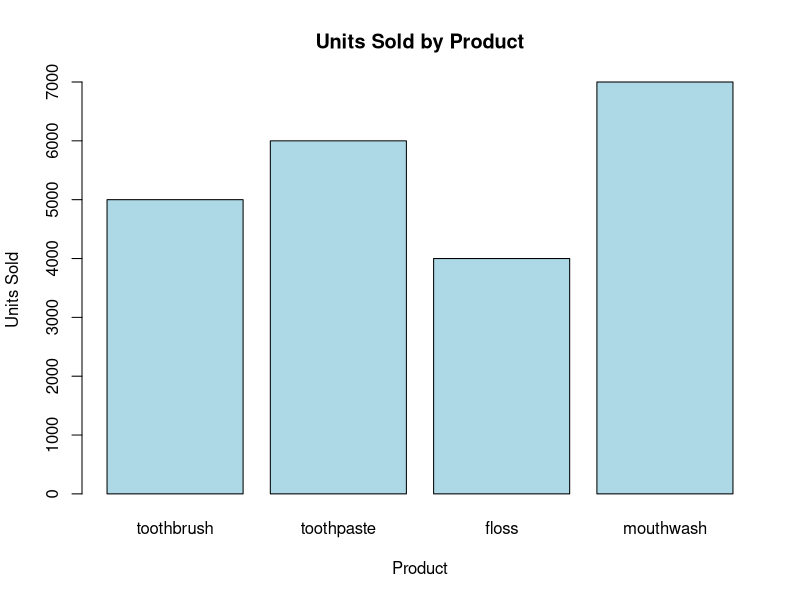
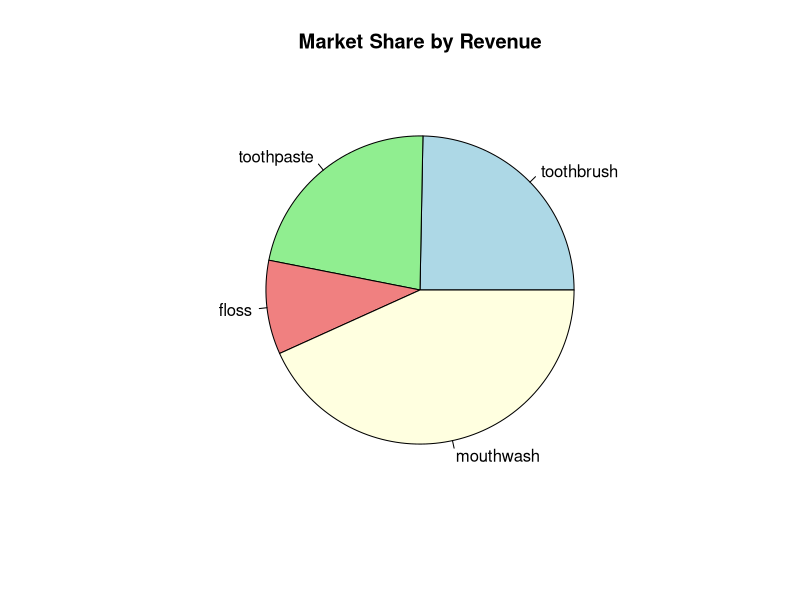

Reproduce these figures in R, in order.
####ex1
x <- c(1,2,3,4)
print(x)
y <- c("apple"," banana","cherry","cranberry")
print(y)
x[3] #l'element 3 de vecteur x
##deplacer 3  dans x par 10

length(x)
z <- c(x , y) #concatenation de deux vecteur
print(z)
m <- matrix(data = c(1,2,3,4,5,6,7,8),
              nrow=2,
              ncol=4);m

n<- matrix(data=runif(8),##data=rnorm(8)
           nrow=2,
           ncol=4);n
m[2,] #affichage 2eme ligne de matrice
m[2,] <- c(10,20,30,40)#deplacer 2eme ligne par ce vecteur 
m

dim(m)#dimension de m
transposer_n <- t(n) 
print(transposer_n)

l <-list(x,m,n)
print(l)
 
l[[2]]
l[[2]]<-n
print(l)


df <- data.frame(x,y,m)##creation de data frame
df
df[2,]##affichage de 2eme ligne
df[2,]<- c(10, 20,"banana")
df







####################################################ex2


favorite_movies <- c("f1","f2","f3","f4","f5")
favorite_movies
movie_ratings <- matrix (c (9.5 , 9.0, 8.5, 9.2, 8.8, 9.3,8.9, 9.4, 8.7),
                         nrow=3,
                         ncol=3);movie_ratings #creation de matrice
favorite_books <- list("b1","b2","b3","b4","b5") #creation de liste
favorite_artists <- data.frame(
  nom = c("Art 1", "Art 2", "Art 3", "Art 4", "Art 5"),
  genre = c("G 1", "G 2", "G 3", "G 4", "G 5"),
  annee = c("y 1", "y 2", "y 3", "y 4", "y 5")
)# creation de data frame
favorite_artists

artist_genre <- factor(favorite_artists$genre) # creation de variable d'apres une colonne de data frame 
artist_genre

favorite_movies[2]
movie_ratings[2,3]
favorite_books[3]
colnames (favorite_artists) #affichage des noms de dataframe
summary(artist_genre)

favorite_movies <-c(favorite_movies,"f6")#ajout d'une    valeur au vecteur
favorite_movies

movie_ratings <- cbind(movie_ratings,c(9.0,8.3,8.6))#ajout d'une colonne au matrice
movie_ratings

favorite_books[[6]] <-"b6"####favorite_books <- c(favorite_books,"b6" ))

favorite_books

#ajout de nouveau artiste dans une data frame

favorite_artists <- rbind( favorite_artists,data.frame(nom="Art 6" , genre="g6" , annee="y6"))
favorite_artists

favorite_movies[2] <-"The_Silence_of_the_Lambs"
print(favorite_movies)

movie_ratings[3,2] <- 10 #modification matrice
favorite_books[[3]]<-"Moby_Dick" #modification liste
favorite_artists[1,"genre"]<-"pop"#modification dataframe ligne 1colonne 2

favorite_movies <- sort(favorite_movies, decreasing = TRUE) #trie décroissant pour vecteur
indices_tri <- order(movie_ratings[, 3], decreasing = TRUE) #trie matrice par le 3eme colonne

# Trier par longueur croissante
longueurs <- sapply(favorite_books, nchar)  #La fonction nchar() compte le nombre de caractères dans une chaîne de texte.
favorite_books <- favorite_books[order(longueurs)]


favorite_artists <- favorite_artists[order(favorite_artists$annee), ]







####################################### ex3:
 
age <- c(22, 35, 28, 33, 25)
names <- c("John","Jane","Jim","Jill","Jack")
person_info <- matrix(c(age,names),
                      nrow=5,
                      ncol=2);person_info

person_details <- list("names"=names,"age"=age)
person_details

people <-data.frame(person_details)
people

#ajout d'une colone dans data frame
age_group <- factor(ifelse(age<=25,"yong",
                    ifelse(age<=35,"middle-aged",
                    ifelse(age >35,"old"))))#boucle if

people$age_group <- age_group
people
 
people$gander <- c("male","female","male","male","male")#ajout d'une colonne au data
people

first_three <- people[1:3,] #creation de data frame d'apres  de 1er jusqu'a 3 eme ligne et tout les colonnes
####  === first_three <- head(people, 3)

p <- people[,c(2,4)]
p
 
people <- people[order(people[,2], decreasing = TRUE), ]#tri décroissant de matrice selon 
people

people <- people[order(people[[4]], people[[2]], decreasing = c(FALSE, TRUE),method = "radix"), ]
people







############################## ex4 :

# creation de data frame
sales <- data.frame(
  product_preference = c("toothbrush", "toothpaste", "floss", "mouthwash"),
  price = c(3.99, 2.99, 1.99, 4.99),
  units_sold = c(5000, 6000, 4000, 7000)
)

sales$revenue <- sales$price * sales$units_sold #colonne revenue
sales



summary_stat <- data.frame(
  variable = c("price", "units_sold"),
  mean = c(mean(sales$price), mean(sales$units_sold)),
  median = c(median(sales$price), median(sales$units_sold)),
  sd = c(sd(sales$price), sd(sales$units_sold))
)


barplot(sales$units_sold, 
        names.arg = sales$product_preference,
        main = "Units Sold by Product",
        xlab = "Product",
        ylab = "Units Sold",
        col = "lightblue")

pie(sales$revenue, 
    labels = sales$product_preference,
    main = "Market Share by Revenue",
    col = c("lightblue", "lightgreen", "lightcoral", "lightyellow"))


customer_survey <- data.frame(
  age = c(25, 30, 35, 40, 45, 50, 55, 60, 65, 70),
  gender = c("Male", "Female", "Male", "Female", "Male", 
             "Female", "Male", "Female", "Male", "Female"),
  product_preference = c("toothbrush", "toothpaste", "floss", "mouthwash", 
                         "toothbrush", "toothpaste", "floss", "mouthwash", 
                         "toothbrush", "toothpaste")
)
customer_survey


#fusionner les deux data frame
marketing_data <- merge(sales, customer_survey, by = "product_preference")
marketing_data


marketing_data_subset <- subset(marketing_data, 
                                gender == "Male" & product_preference == "toothbrush")
